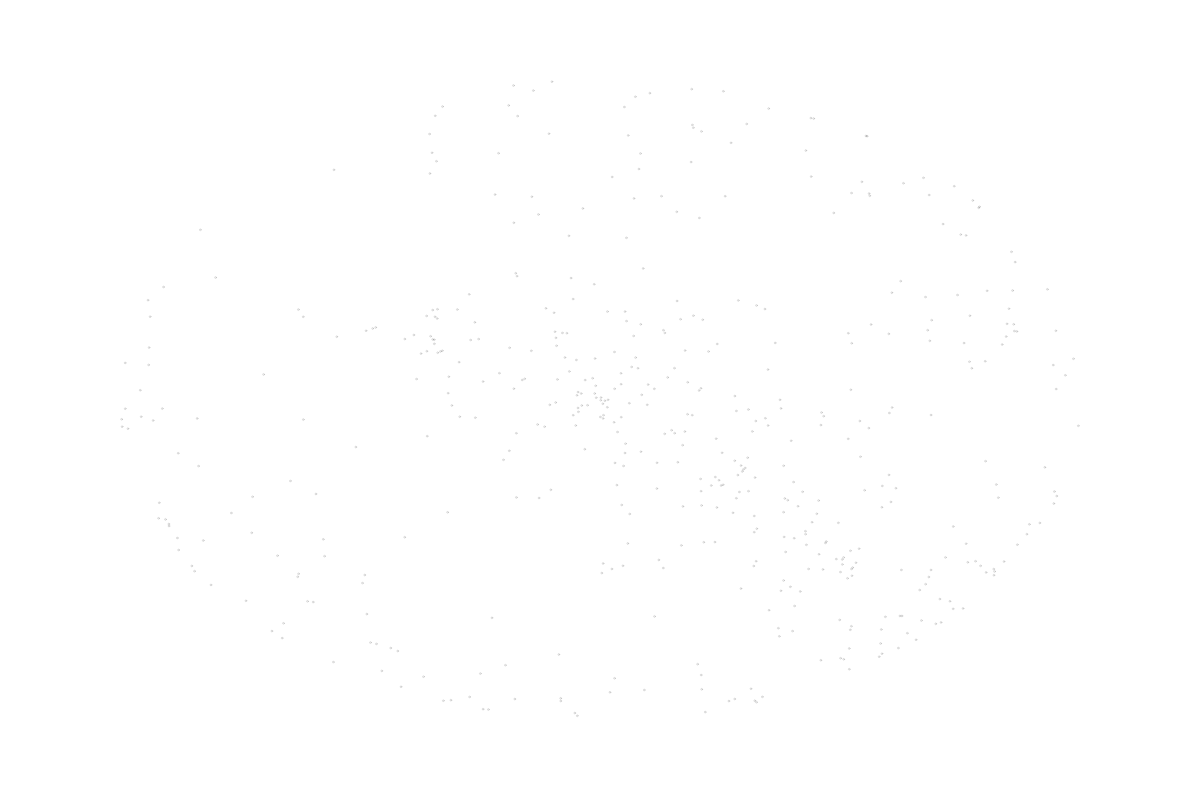
Frame 1 (no input)
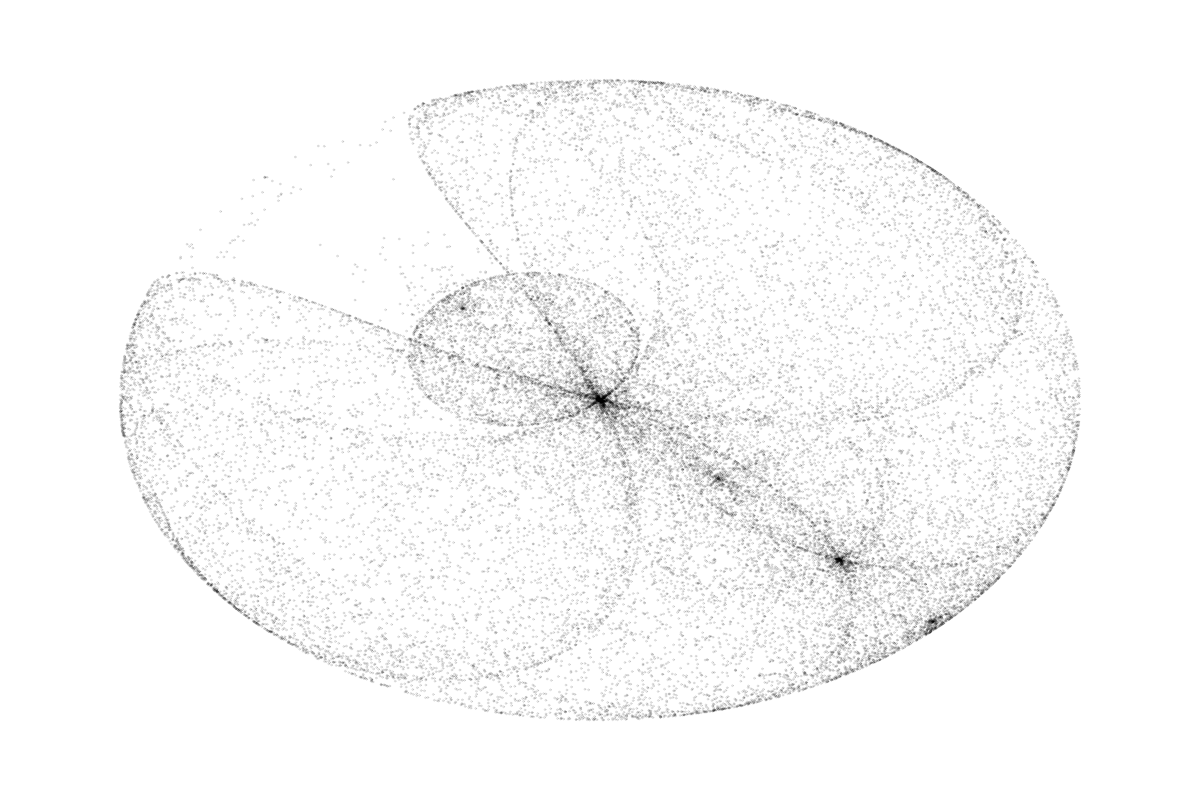
Frame 60 (no input)
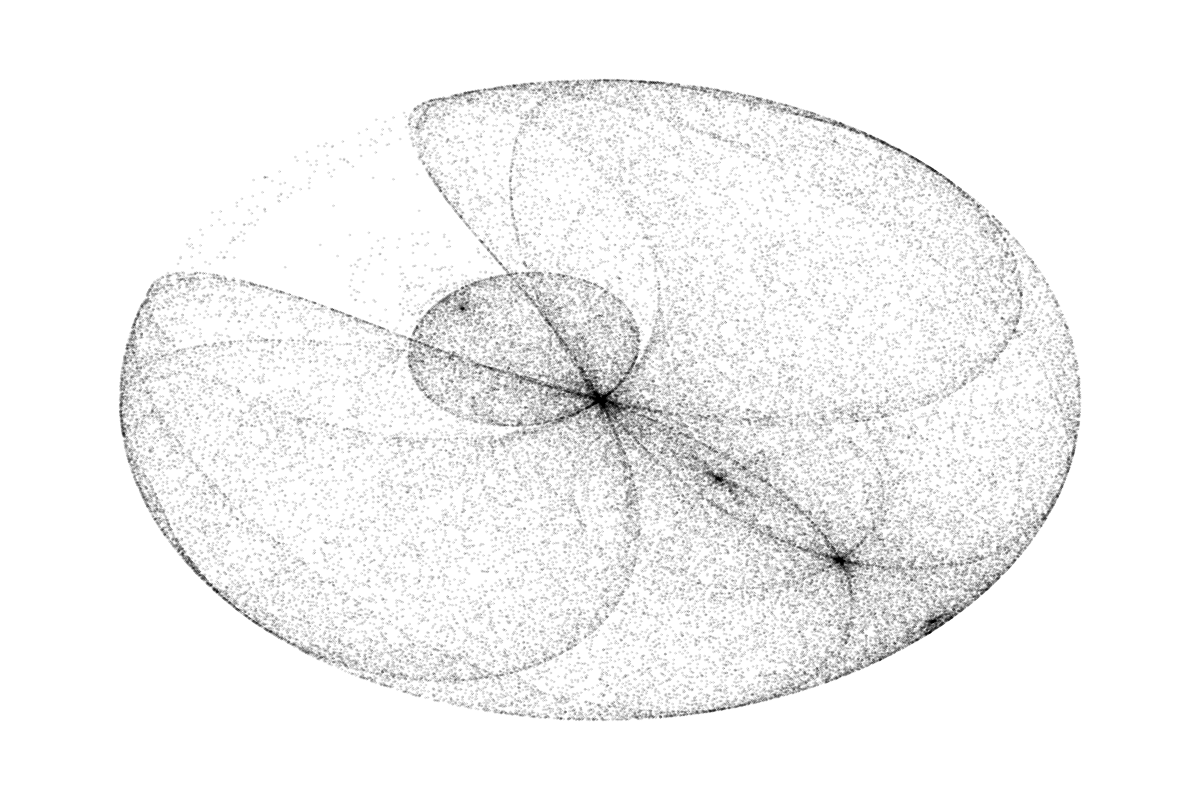
Frame 120 (the mouse pressed at the canvas centre since frame 60)

The p5.js sketch that drew these frames (run headless with seeded random() and noise() and a simulated clock; from frame 60 on, the mouse is pressed at the canvas centre):

// p5.js sketch
// ── sketch.js
// Eva Philips 
// March 6, 2019
// Nature of Code Week 6 Simulation Project: Experimenting with complet attractors

// source: https://www.reddit.com/r/creativecoding/comments/awji8i/p5js_clifford_attractor/

// variables
// let a = -2;
// let b = -1.4;
// let c = 1.1;
// let d = -0.9;



// define sliders
let sliderA;
let sliderB;
let sliderC;
let sliderD;

// define button
let button;

function setup() {
  // setup canvas
  createCanvas(windowWidth, 800);
  background(255);

  // setup sliders
  sliderA = createSlider(-5, 5, -2);
  sliderA.position(20, height + 60);
  sliderB = createSlider(-5, 5, -2.4);
  sliderB.position(20, height + 80);
  sliderC = createSlider(-5, 5, 1.1);
  sliderC.position(20, height + 100);
  sliderD = createSlider(-5, 5, -0.9);
  sliderD.position(20, height + 120);

  // setup button
  button = createButton('reset background')
  button.position(25, height + 20)
  button.mousePressed(reset);
}

function draw() {
  // seup canvas
  //background(255);
  
  // create many instances of the attractor
  for (j = 0; j < 500; j++) {
    // set slider values to constants
    let a = sliderA.value();
    let b = sliderB.value();
    let c = sliderC.value();
    let d = sliderD.value();

    // define the initial positions of each element
    let x = random(-10, 10);
    let y = random(-10, 10);
    // cacluate and draw the attractor
    attractor(x, y, a, b, c, d, 5);


  }
}

function reset(){
  background(255);
}

// apply the clifford attractor equations
function attractor(x0, y0, a, b, c, d, iters) {
  // set initial x and y values
  let x = x0;
  let y = y0;
  
  // loop through the elements in the attractor and apply the function
  for (i = 0; i < iters; i++) {
    // set the change in time to current x
    var xt = x
    
    // calculate x and y based on clifford attractor formula
    x = sin(a*y) + c*cos(a*x);
    y = sin(b*xt) + d*cos(b*y)
  }
  // draw a point at the x an y
  //point(map(x, -2.5, 2.5, 0, width), map(y, -2.5, 2.5, height, 0));
  stroke(0, 20);
  fill(0, 20);
  ellipse(map(x, -2.5, 2.5, 0, width), map(y, -2.5, 2.5, height, 0), 2)
}
